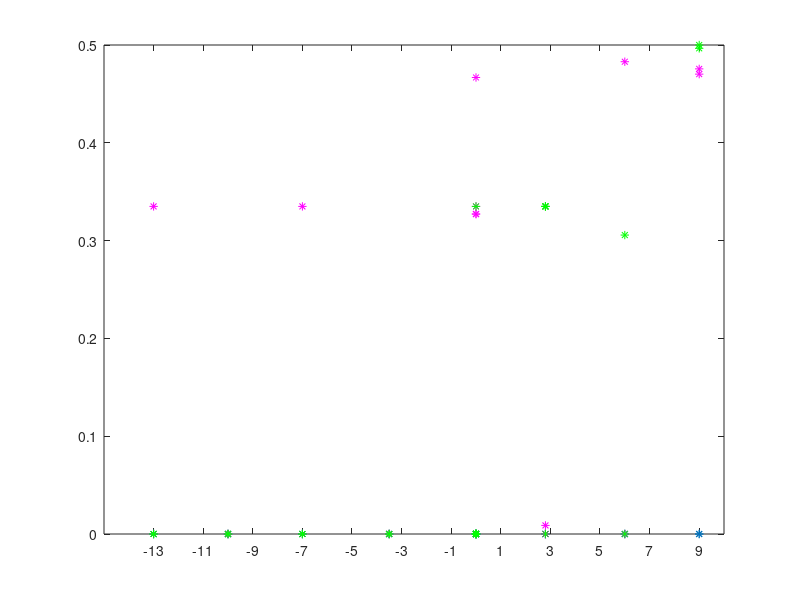

Reproduce this figure in MATLAB. (Note: this script raises an error after producing the figure.)
% COPYRIGHT © 2025 FAU
% 
% This MATLAB script is the intellectual property of FAU.
% All rights reserved.
% 
% Redistribution and use in source and binary forms, with or without 
% modification, are permitted provided that the following conditions are met:
% 
% 1. Redistributions of source code must retain the above copyright notice, 
%    this list of conditions, and the following disclaimer.
% 2. Redistributions in binary form must reproduce the above copyright notice, 
%    this list of conditions, and the following disclaimer in the documentation 
%    and/or other materials provided with the distribution.
% 3. Neither the name of FAU nor the names of its 
%    contributors may be used to endorse or promote products derived from 
%    this software without specific prior written permission.
% 
% THIS SOFTWARE IS PROVIDED "AS IS" AND ANY EXPRESS OR IMPLIED WARRANTIES, 
% INCLUDING, BUT NOT LIMITED TO, THE IMPLIED WARRANTIES OF MERCHANTABILITY AND 
% FITNESS FOR A PARTICULAR PURPOSE ARE DISCLAIMED. IN NO EVENT SHALL THE 
% COPYRIGHT HOLDER OR CONTRIBUTORS BE LIABLE FOR ANY DIRECT, INDIRECT, INCIDENTAL, 
% SPECIAL, EXEMPLARY, OR CONSEQUENTIAL DAMAGES (INCLUDING, BUT NOT LIMITED TO, 
% PROCUREMENT OF SUBSTITUTE GOODS OR SERVICES; LOSS OF USE, DATA, OR PROFITS; 
% OR BUSINESS INTERRUPTION) HOWEVER CAUSED AND ON ANY THEORY OF LIABILITY, 
% WHETHER IN CONTRACT, STRICT LIABILITY, OR TORT (INCLUDING NEGLIGENCE OR OTHERWISE) 
% ARISING IN ANY WAY OUT OF THE USE OF THIS SOFTWARE, EVEN IF ADVISED OF THE 
% POSSIBILITY OF SUCH DAMAGE.
%
% Author: Kaarmukilan

clc
clear
close all

% Parameters
jamIndex1 = 1:23;  % Constant Jamming Distance
jamIndex2 = 24:31; % Constant Relative Jamming Power

% Jamming Power (dBm)
% jamPower = [0.1 0.3 0.6 0.1 0.3 0.6 0.2 0.2 0.4 0.4 0.5 0.5 0.7 0.7 0.8 0.8 0.6 0.6 repmat(0.5,1,13)]; % RJP
jamPower = [-13 -7  2.8 -13 -7  2.8 -10 -10 -3.5 -3.5 0 0   6   6   9   9   2.8 2.8 zeros(1,13)];

% Jammind Distance (m)
jamDistance = [repmat(10,1,23) 3 5 7 10 13 16 19 21];

% Load the calculated EVM values

% dB values
load BER_values.mat 

noJam_ber = BER_matrix(:,2);
gauss_ber = BER_matrix(:,3);
sine_ber  = BER_matrix(:,4);

% Plot
y1_value1 = 1e-5;  % EVM threshold for constant Jamming Distance 
y1_value2 = 1e-3;  % EVM threshold for constant Jamming Distance 
y2_value1 = 1e-5;   % EVM threshold for constant Relative Jamming Power
y2_value2 = 1e-3;   % EVM threshold for constant Relative Jamming Power

figure;
plot(jamPower(jamIndex1),noJam_ber(jamIndex1),'*');
hold on;
plot(jamPower(jamIndex1),gauss_ber(jamIndex1),'m*');
hold on;
plot(jamPower(jamIndex1),sine_ber(jamIndex1),'g*');
hold on;
xticks(-13:2:10);
yline(y1_value1, '--r', 'LineWidth', 1.5);  
text(max(jamPower)-0.125, y1_value1, [num2str(y1_value1)], 'VerticalAlignment', 'bottom', 'HorizontalAlignment', 'left', 'FontSize', 11, 'Color','r');
yline(y1_value2, '--r', 'LineWidth', 1.5);  
text(max(jamPower)-0.125, y1_value2, [num2str(y1_value2)], 'VerticalAlignment', 'bottom', 'HorizontalAlignment', 'left', 'FontSize', 11, 'Color','r');
figName = sprintf('Jamming Power vs BER (Constant Jamming Distance: 10m)');
title(figName)
xlabel('Jamming Power (dBm)')
ylabel('BER')
legend({'NoJam', 'Gauss','Sine'},'Location','northwest');
axis([-13 10 0 0.016])

figure;
plot(jamDistance(jamIndex2),noJam_ber(jamIndex2),'*');
hold on;
plot(jamDistance(jamIndex2),gauss_ber(jamIndex2),'m*');
hold on;
plot(jamDistance(jamIndex2),sine_ber(jamIndex2),'g*');
hold on;
xticks([1:2:21 22]);
yline(y2_value1, '--r', 'LineWidth', 1.5);  
text(max(jamDistance)-2, y2_value1, [num2str(y2_value1)], 'VerticalAlignment', 'bottom', 'HorizontalAlignment', 'left', 'FontSize', 11, 'Color','r');
yline(y2_value2, '--r', 'LineWidth', 1.5);  
text(max(jamDistance)-2, y2_value2, [num2str(y2_value2)], 'VerticalAlignment', 'bottom', 'HorizontalAlignment', 'left', 'FontSize', 11, 'Color','r');
title('Jamming Distance vs BER (Constant Jamming Power: 0dBm)')
xlabel('Jamming Distance (m)')
ylabel('BER')
legend({'NoJam', 'Gauss','Sine'},'Location','northwest');
axis([0 22 0 0.002])